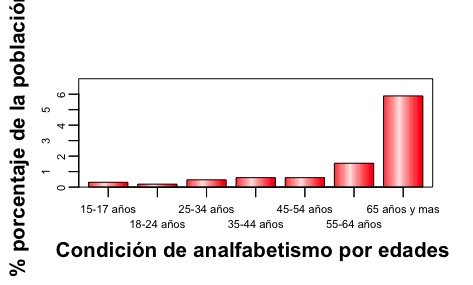

Recreate this plot in R.
library(plotrix)
library(readxl)

azca<-read_xlsx("azcaanal1.xlsx")
attach(azca)

azca1<-azca[,-1]
azca2<-t(azca1)
colnames(azca2)<- c("15-17 años", "18-24 años", "25-34 años","35-44 años","45-54 años", "55-64 años", "65 años y mas")


barp(azca2, names.arg = colnames(azca2), cex.axis = 0.7,
     col=rainbow(1), cylindrical = TRUE, ylim = c(0,7), 
     shadow = FALSE, staxx = TRUE, staxy = TRUE,
     legend.pos = list(x=0.10, y=0.30), xlab = "", ylab = "", border = TRUE)


mtext("Condición de analfabetismo por edades ", 1, line = 2.8, font = 2, cex = 1.3)
mtext("% porcentaje de la población", 2, line = 2.6, font = 2, cex = 1.3)

#legend("topright", colnames(azca1), bty="n", cex = 0.5, fill=c("red","lightskyblue"))
